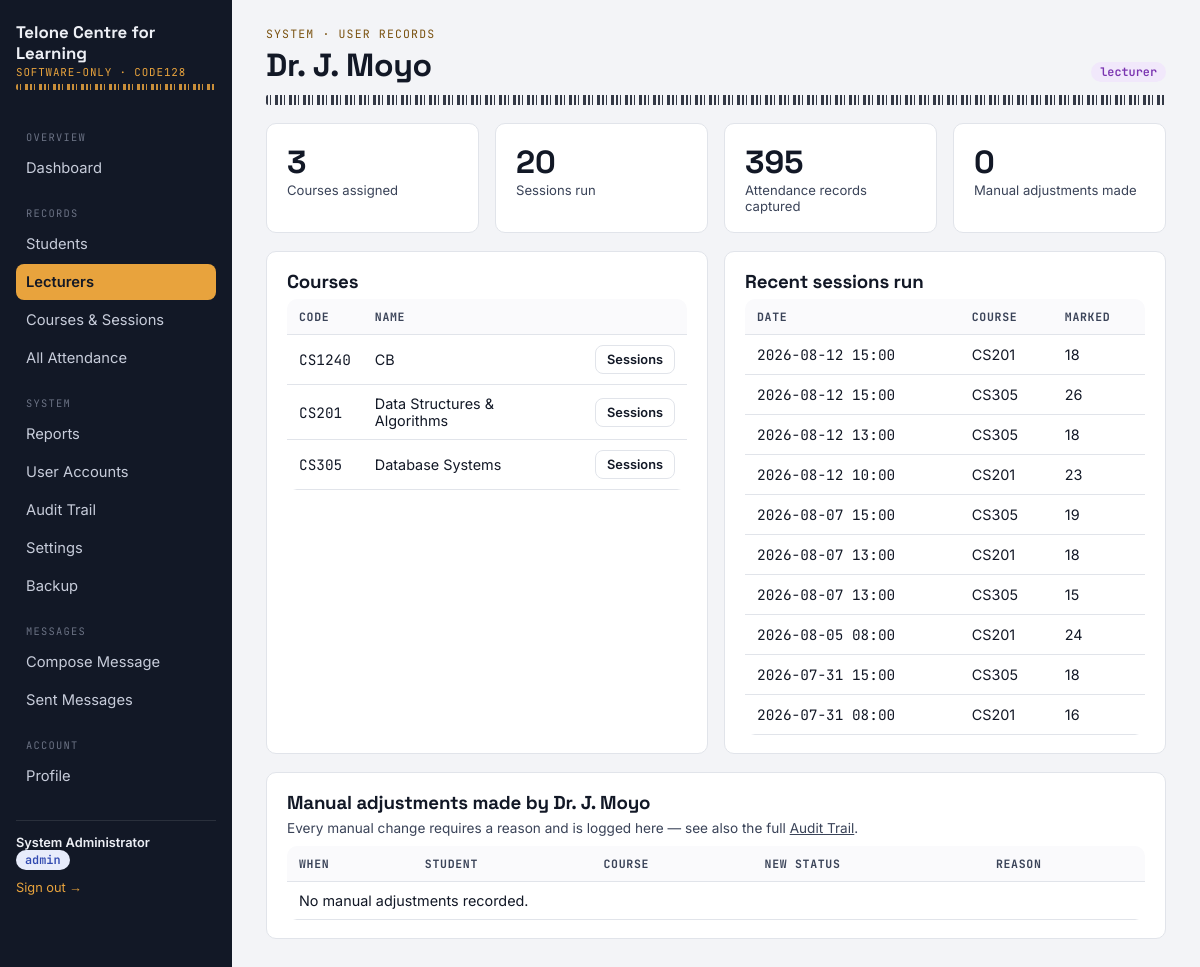
The page /users/3 (signed in) on the database its author committed.
### tables this page shows
CREATE TABLE users (
    id            INTEGER PRIMARY KEY AUTOINCREMENT,
    username      TEXT NOT NULL UNIQUE,
    password_hash TEXT NOT NULL,
    full_name     TEXT NOT NULL,
    email         TEXT,
    role          TEXT NOT NULL CHECK (role IN ('admin', 'lecturer')),
    is_active     INTEGER NOT NULL DEFAULT 1,
    created_at    TEXT NOT NULL DEFAULT (datetime('now'))
);

CREATE TABLE courses (
    id          INTEGER PRIMARY KEY AUTOINCREMENT,
    code        TEXT NOT NULL UNIQUE,
    name        TEXT NOT NULL,
    lecturer_id INTEGER REFERENCES users(id) ON DELETE SET NULL,
    created_at  TEXT NOT NULL DEFAULT (datetime('now'))
);

### app.py (the view)
@app.route("/users/<int:user_id>")
@role_required("admin")
def user_detail(user_id):
    db = get_db()
    staff = db.execute("SELECT * FROM users WHERE id=?", (user_id,)).fetchone()
    if not staff:
        db.close()
        abort(404)
    courses = db.execute("SELECT * FROM courses WHERE lecturer_id=? ORDER BY name", (user_id,)).fetchall()
    stats = db.execute(
        """SELECT COUNT(DISTINCT s.id) AS sessions_run,
                  COUNT(ar.id) AS attendance_records
           FROM sessions s
           JOIN courses c ON c.id = s.course_id
           LEFT JOIN attendance_records ar ON ar.session_id = s.id
           WHERE c.lecturer_id = ?""",
        (user_id,),
    ).fetchone()
    recent_sessions = db.execute(
        """SELECT s.session_date, s.start_time, c.code AS course_code,
                  COUNT(ar.id) AS attended
           FROM sessions s
           JOIN courses c ON c.id = s.course_id
           LEFT JOIN attendance_records ar ON ar.session_id = s.id AND ar.status IN ('present','late')
           WHERE c.lecturer_id = ?
           GROUP BY s.id
           ORDER BY s.session_date DESC, s.start_time DESC
           LIMIT 10""",
        (user_id,),
    ).fetchall()
    adjustments = db.execute(
        """SELECT ar.timestamp, ar.status, ar.reason, st.full_name, st.reg_number, c.name AS course_name
           FROM attendance_records ar
           JOIN students st ON st.id = ar.student_id
           JOIN sessions s ON s.id = ar.session_id
           JOIN courses c ON c.id = s.course_id
           WHERE ar.marked_by = ? AND ar.method = 'manual_adjustment'
           ORDER BY ar.timestamp DESC
           LIMIT 20""",
        (user_id,),
    ).fetchall()
    db.close()
    return render_template(
        "user_detail.html", staff=staff, courses=courses, stats=stats,
        recent_sessions=recent_sessions, adjustments=adjustments,
    )

### app.py (called while the page is built, shortened)
def role_required(*roles):
    def decorator(view):
        @wraps(view)
        def wrapped(*args, **kwargs):
            if "role" not in session:
                return redirect(url_for("login", next=request.path))
            if session.get("role") not in roles:
                abort(403)
            return view(*args, **kwargs)
        return wrapped
    return decorator

@app.context_processor
def inject_user():
    return {
        "current_user": {
            "id": session.get("user_id") or session.get("student_id"),
            "name": session.get("full_name"),
            "role": session.get("role"),
        },
        "institution_name": get_setting("institution_name", "Attendance Ledger"),
    }

def _unread_message_count():
    role = session.get("role")
    if role == "lecturer":
        rid = session.get("user_id")
        rtype = "lecturer"
    elif role == "student":
        rid = session.get("student_id")
        rtype = "student"
    else:
        return 0

@app.context_processor
def inject_unread_count():
    return {"unread_message_count": _unread_message_count()}

### database.py (called while the page is built)
def get_db():
    conn = sqlite3.connect(DB_PATH)
    conn.row_factory = sqlite3.Row
    conn.execute("PRAGMA foreign_keys = ON")
    return conn

def get_setting(key, default=None):
    conn = get_db()
    row = conn.execute("SELECT value FROM settings WHERE key=?", (key,)).fetchone()
    conn.close()
    if row is not None:
        return row["value"]
    return DEFAULT_SETTINGS.get(key, default)

### templates/user_detail.html (shortened to what this page needs)
{% extends "base.html" %}
{% block content %}
<span class="eyebrow">System · User records</span>
<div class="topline">
  <h1>{{ staff.full_name }}</h1>
  <span class="badge {{ staff.role }}">{{ staff.role }}</span>
</div>
<div class="barcode-rule"></div>
<div class="grid cols-4">
  <div class="card stat">
    <div class="num">{{ courses|length }}</div>
    <div class="label">Courses assigned</div>
  </div>
  <div class="card stat">
    <div class="num">{{ stats.sessions_run or 0 }}</div>
    <div class="label">Sessions run</div>
  </div>
  <div class="card stat">
    <div class="num">{{ stats.attendance_records or 0 }}</div>
    <div class="label">Attendance records captured</div>
  </div>
  <div class="card stat">
    <div class="num">{{ adjustments|length }}</div>
    <div class="label">Manual adjustments made</div>
  </div>
</div>
<div class="grid cols-2" style="margin-top:18px;">
  <div class="card">
    <h3>Courses</h3>
    <div class="table-wrap" style="border:none;">
      <table>
        <thead><tr><th>Code</th><th>Name</th><th></th></tr></thead>
        <tbody>
        {% for c in courses %}
          <tr>
            <td class="mono">{{ c.code }}</td>
            <td>{{ c.name }}</td>
            <td><a class="btn small ghost" href="{{ url_for('course_sessions', course_id=c.id) }}">Sessions</a></td>
          </tr>
        {% else %}
          <tr><td colspan="3">No courses assigned.</td></tr>
        {% endfor %}
        </tbody>
      </table>
    </div>
  </div>
  <div class="card">
    <h3>Recent sessions run</h3>
    <div class="table-wrap" style="border:none;">
      <table>
        <thead><tr><th>Date</th><th>Course</th><th>Marked</th></tr></thead>
        <tbody>
        {% for s in recent_sessions %}
          <tr>
            <td class="mono">{{ s.session_date }} {{ s.start_time }}</td>
            <td>{{ s.course_code }}</td>
            <td>{{ s.attended }}</td>
          </tr>
        {% else %}
          <tr><td colspan="3">No sessions run yet.</td></tr>
        {% endfor %}
        </tbody>
      </table>
    </div>
  </div>
</div>
<div class="card" style="margin-top:18px;">
  <h3>Manual adjustments made by {{ staff.full_name }}</h3>
  <p style="font-size:0.85rem;">Every manual change requires a reason and is logged here — see also the full <a href="{{ url_for('audit_log_view') }}">Audit Trail</a>.</p>
  <div class="table-wrap" style="border:none;">
    <table>
      <thead><tr><th>When</th><th>Student</th><th>Course</th><th>New status</th><th>Reason</th></tr></thead>
      <tbody>
      {% for a in adjustments %}
        <tr>
          <td class="mono">{{ a.timestamp }}</td>
          <td>{{ a.full_name }} <span class="mono" style="color:#8a90a3; font-size:0.76rem;">{{ a.reg_number }}</span></td>
          <td>{{ a.course_name }}</td>
          <td><span class="badge {{ a.status }}">{{ a.status }}</span></td>
          <td style="font-size:0.85rem;">{{ a.reason }}</td>
        </tr>
      {% else %}
        <tr><td colspan="5">No manual adjustments recorded.</td></tr>
      {% endfor %}
      </tbody>
    </table>
  </div>
</div>
{% endblock %}

### static/css/style.css (style rules this page uses)
:root { --ink: #121826; --ink-soft: #3A4358; --paper: #F3F4F7; --surface: #FFFFFF; --line: #E1E4EA; --accent: #E8A33D; --accent-ink: #7A5210; --good: #1F8A5F; --good-bg: #E7F5EE; --warn: #C77C11; --warn-bg: #FBF0DC; --bad: #C0392B; --bad-bg: #FBEAE7; --radius: 10px; --font-display: "Space Grotesk", "Segoe UI", sans-serif; --font-body: "Inter", "Segoe UI", sans-serif; --font-mono: "JetBrains Mono", "Courier New", monospace; }
* { box-sizing: border-box; }
html,body { height:100%; }
body { margin:0; font-family: var(--font-body); background: var(--paper); color: var(--ink); -webkit-font-smoothing: antialiased; }
a { color: inherit; }
h1,h2,h3,h4 { font-family: var(--font-display); margin:0 0 6px; letter-spacing:-0.01em; }
p { margin:0 0 10px; color: var(--ink-soft); }
code, .mono { font-family: var(--font-mono); }
.barcode-rule { height:10px; background-image: repeating-linear-gradient( 90deg, var(--ink) 0px, var(--ink) 2px, transparent 2px, transparent 4px, var(--ink) 4px, var(--ink) 5px, transparent 5px, transparent 9px, var(--ink) 9px, var(--ink) 12px, transparent 12px, transparent 14px ); opacity:0.85; border-radius: 2px; margin: 4px 0 18px; }
.topline { display:flex; align-items:baseline; justify-content:space-between; gap:12px; flex-wrap:wrap; }
.eyebrow { font-family: var(--font-mono); font-size:0.72rem; letter-spacing:0.1em; text-transform:uppercase; color: var(--accent-ink); margin-bottom:4px; display:block; }
.grid { display:grid; gap:16px; }
.grid.cols-4 { grid-template-columns: repeat(4, 1fr); }
.grid.cols-2 { grid-template-columns: repeat(2, 1fr); }
.card { background: var(--surface); border:1px solid var(--line); border-radius: var(--radius); padding: 18px 20px; }
.stat .num { font-family: var(--font-display); font-size:2rem; font-weight:700; }
.stat .label { font-size:0.82rem; color: var(--ink-soft); }
table { width:100%; border-collapse: collapse; background: var(--surface); }
th, td { text-align:left; padding: 10px 12px; border-bottom:1px solid var(--line); font-size:0.9rem; }
th { font-family: var(--font-mono); font-size:0.72rem; text-transform:uppercase; letter-spacing:0.06em; color: var(--ink-soft); background:#FAFAFC; }
.table-wrap { border:1px solid var(--line); border-radius: var(--radius); overflow:hidden; }
.badge { display:inline-block; padding:2px 9px; border-radius:99px; font-size:0.74rem; font-weight:600; font-family: var(--font-mono); }
.badge.lecturer { background:#F1E8FB; color:#7A34B0; }
.btn { display:inline-flex; align-items:center; gap:6px; background: var(--ink); color:#fff; border:none; border-radius:8px; padding: 10px 16px; font-weight:600; font-size:0.88rem; cursor:pointer; text-decoration:none; }
.btn.ghost { background:transparent; color: var(--ink); border:1px solid var(--line); }
.btn.small { padding:6px 11px; font-size:0.8rem; }

### rows shown on the page
users: full_name "Dr. J. Moyo", role "lecturer"
courses: code "CS1240", name "CB"
courses: code "CS201", name "Data Structures & Algorithms"
courses: code "CS305", name "Database Systems"

### other values the page prints
{{ institution_name }} "Telone Centre for Learning"
{{ current_user.name }} "System Administrator"
{{ current_user.role }} "admin"
{{ courses|length }} "3"
{{ stats.sessions_run or 0 }} "20"
{{ stats.attendance_records or 0 }} "395"
{{ adjustments|length }} "0"
{{ s.session_date }} "2026-08-12"
{{ s.start_time }} "15:00"
{{ s.course_code }} "CS201"
{{ s.attended }} "18"
{{ s.course_code }} "CS305"
{{ s.attended }} "26"
{{ s.start_time }} "13:00"
{{ s.start_time }} "10:00"
